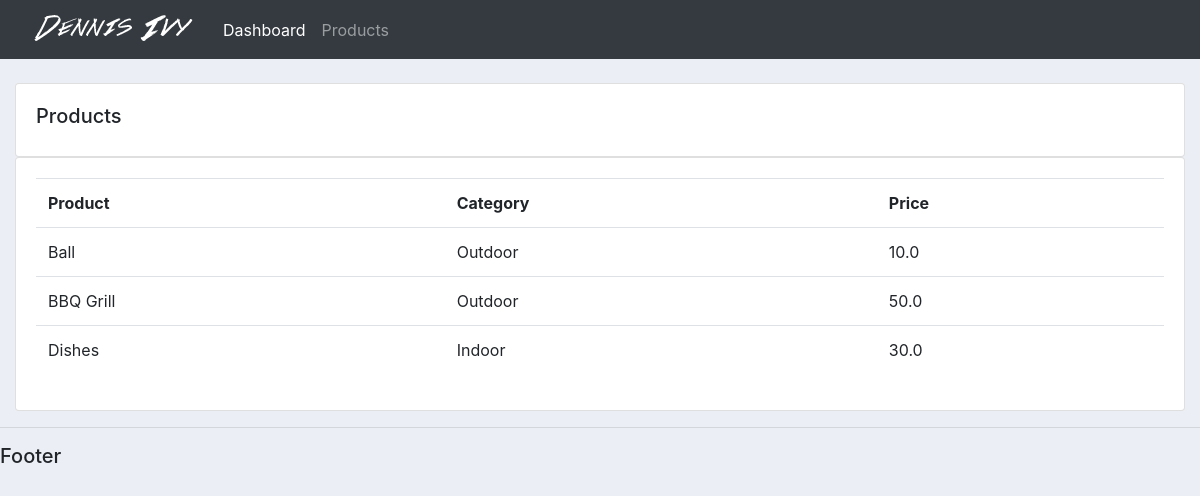
Screenshot of /products/ with the database file from the repository.
### accounts/models.py (models this page shows, shortened)
class Product(models.Model):
    CATEGORY = (
        ('Indoor', 'Indoor'),
        ('Outdoor', 'Outdoor'),
        )
    name = models.CharField(max_length=200, null=True)
    price = models.FloatField(null=True)
    category = models.CharField(max_length=200, null=True, choices=CATEGORY)
    description = models.CharField(max_length=200, null=True, blank=True)
    date_created = models.DateTimeField(auto_now_add=True, null=True)
    tags = models.ManyToManyField(Tag)

### accounts/views.py (the view)
# urls.py: path('products/', views.products, name="products"),
def products(request):
    products = Product.objects.all()
    return render(request, 'accounts/products.html', {'products':products})

### accounts/templates/accounts/products.html
{% extends 'accounts/main.html' %}
{% block content %}
    <br>
    <div class="row">
        <div class="col-md">
            <div class="card card-body">
                <h5>Products</h5>
            </div>
            <div class="card card-body">
                <table class="table">
                    <tr>
                        <th>Product</th>
                        <th>Category</th>
                        <th>Price</th>
                    </tr>
                    {% for i in products %}
                        <tr>
                            <td>{{i.name}}</td>
                            <td>{{i.category}}</td>
                            <td>{{i.price}}</td>
                        </tr>
                    {% endfor %}
                </table>
            </div>
        </div>
    </div>
{% endblock %}

### static/css/main.css (style rules this page uses)
body { background-color: #ebeff5; }

### rows the page displays
Product: name "Ball", category "Outdoor", price "10.0"
Product: name "BBQ Grill", category "Outdoor", price "50.0"
Product: name "Dishes", category "Indoor", price "30.0"
